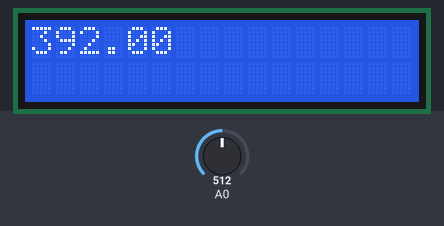
The sketch below on a simulated Arduino Uno, built with avr-gcc and run on an emulated ATmega328P. Shown: 16×2 character LCD. The inputs (shaded band) are chosen by the test bench; at power-on: A0 = 512.

Above: at 1.2 s.
1.3 s: A0 set to 716
At 2.3 s:
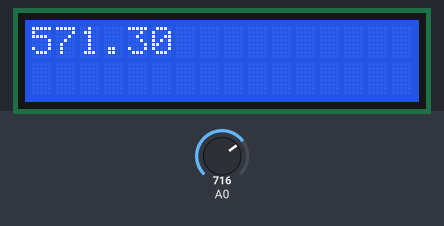
2.8 s: A0 set to 900
At 3.5 s:
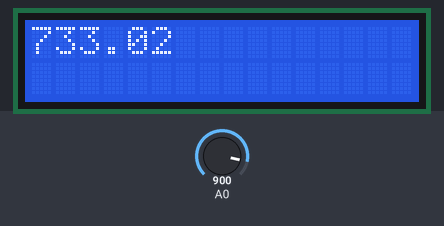
4.3 s: A0 set to 1023
At 4.6 s:
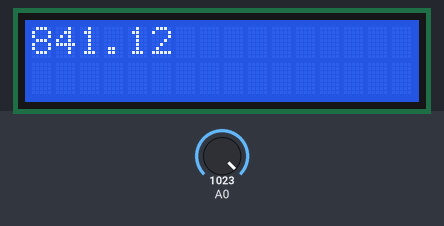
Timing chart, 0 to 7.3 s (numbered marks = the images above; inputs shaded):
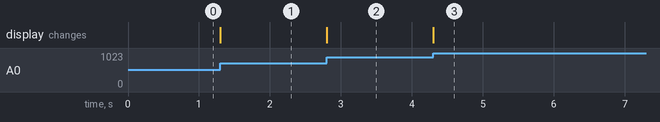

Measured:
- after the input at 1.3 s, the display: changes at once (image 1)
- after the input at 2.8 s, the display: changes at once (image 2)
- after the input at 4.3 s, the display: changes at once (image 3)

The sketch:

lab8.2.ino
```cpp
const int temperaturePin=0;
#include <LiquidCrystal.h>
LiquidCrystal lcd(12,11,5,4,3,2);


void setup() {
 Serial.begin(9600);
 lcd.begin(16,2);
 lcd.clear();
}

void loop() {
  lcd.setCursor(0,0);
  float voltage, degreesF, degreesC;
  voltage=getVoltage(temperaturePin);
  degreesC=(voltage-.5)*100.0;
  degreesF=degreesC*(9.0/5.0)+32;
  lcd.print(degreesF);

}

float getVoltage(int pin)
{
  return(analogRead(pin)*.004882814);
}
```
